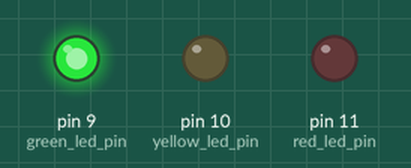
This sketch was run on a simulated Arduino Uno, built with avr-gcc and run on an emulated ATmega328P. Parts: output pins drawn as LEDs (lit = HIGH).

Above: at 1.5 s.
At 3.5 s:
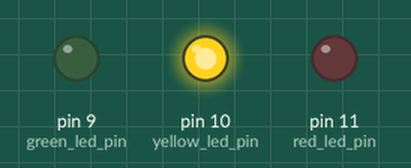
At 5.5 s:
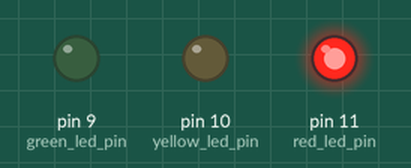
Timing chart, 0 to 9.1 s (numbered marks = the images above):
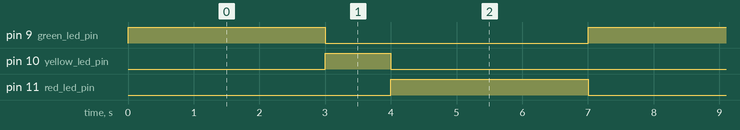

Measured:
- by itself, pin 9 (green_led_pin), pin 11 (red_led_pin): alternates HIGH for 3.0 s and LOW for 4.0 s
- by itself, pin 10 (yellow_led_pin): alternates HIGH for 1.0 s and LOW for 6.0 s
- by itself, everything shown: repeats every 7.0 s, in 4 steps

The sketch:

Small_Traffic_Light_System_Code.ino
```cpp
#define red_led_pin 11
#define yellow_led_pin 10
#define green_led_pin 9

void setup() {
  pinMode(red_led_pin, OUTPUT);
  pinMode(yellow_led_pin, OUTPUT);
  pinMode(green_led_pin, OUTPUT);

  digitalWrite(green_led_pin, LOW);
  digitalWrite(yellow_led_pin, LOW);
  digitalWrite(red_led_pin, LOW);
}

void loop() {
  digitalWrite(green_led_pin, HIGH);
  delay(3000);
  digitalWrite(green_led_pin, LOW);
  digitalWrite(yellow_led_pin, HIGH);
  delay(1000);
  digitalWrite(yellow_led_pin, LOW);
  digitalWrite(red_led_pin, HIGH);
  delay(3000);
  digitalWrite(red_led_pin, LOW);
}
```
